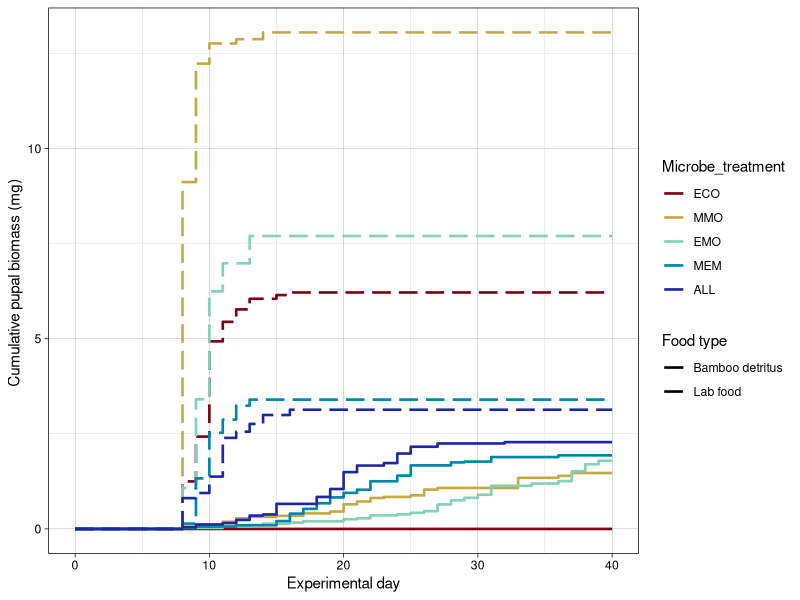
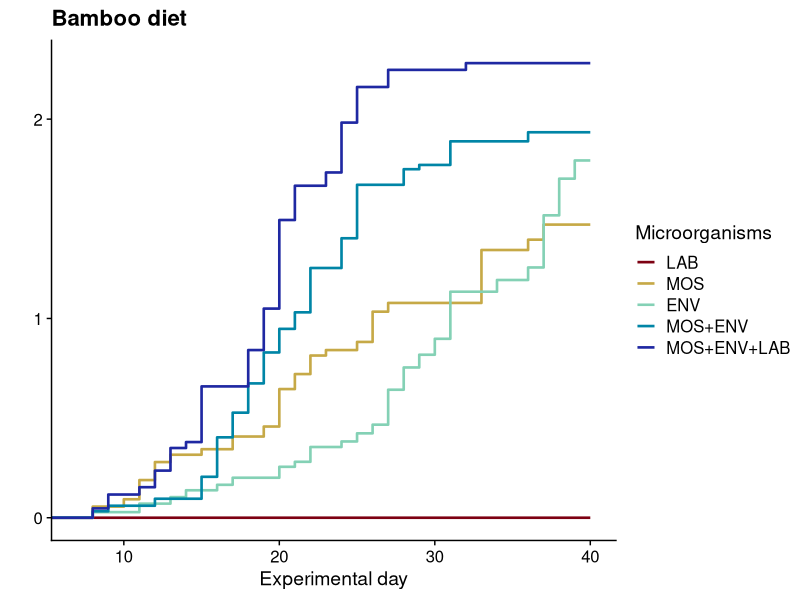
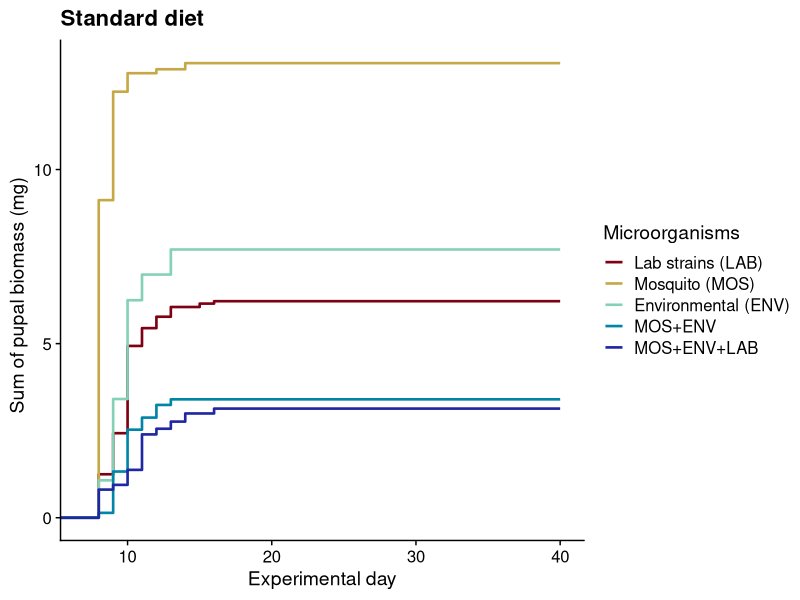
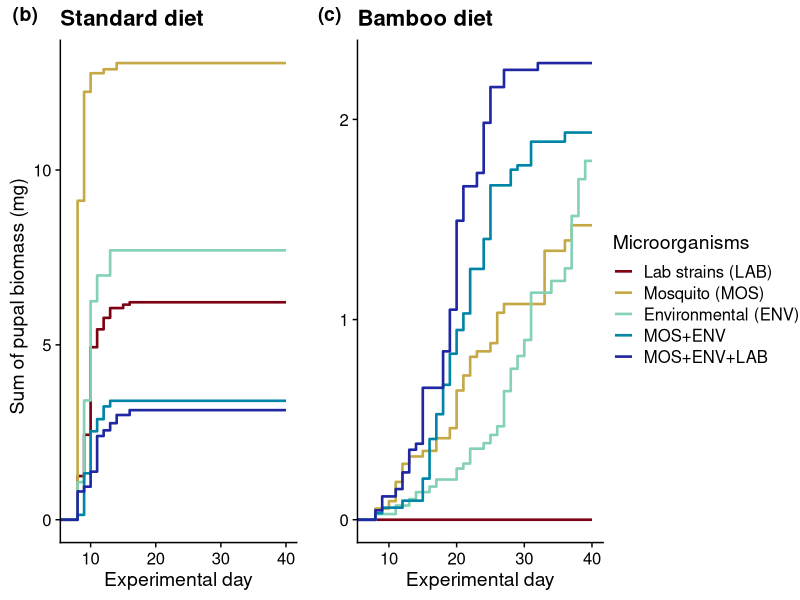
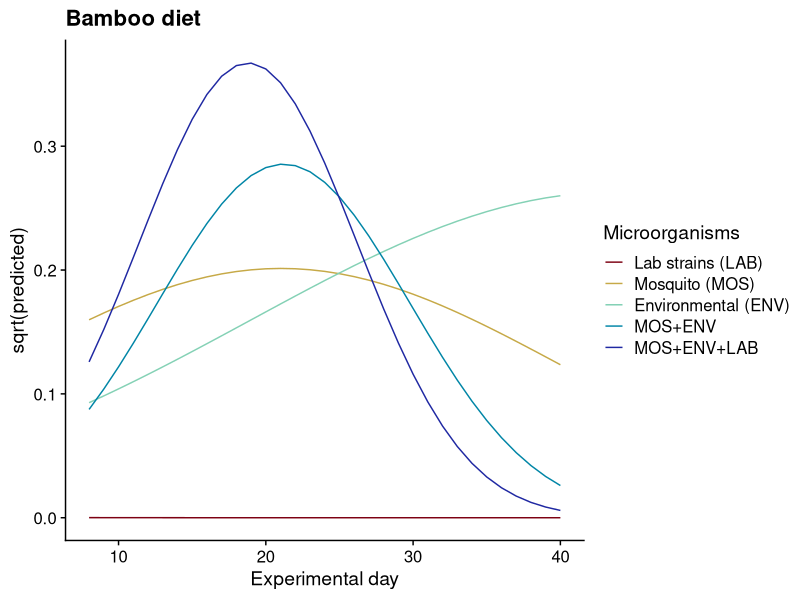
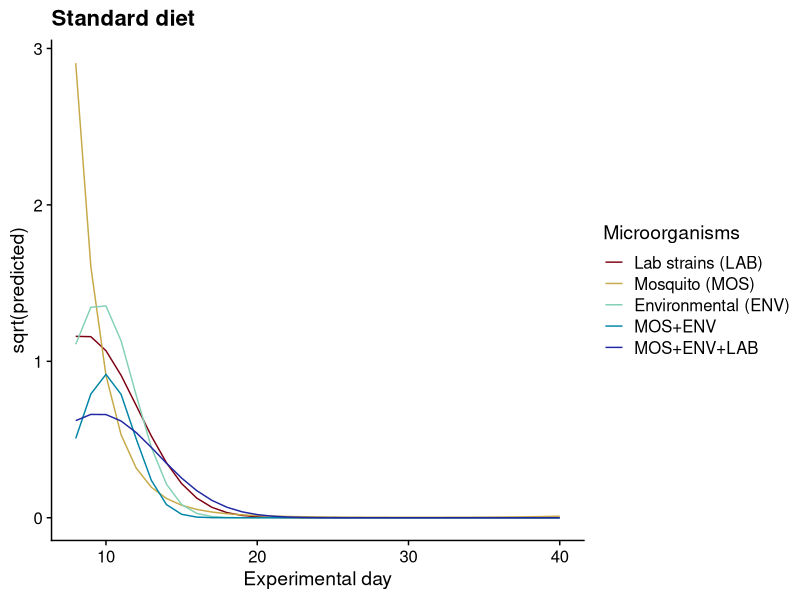
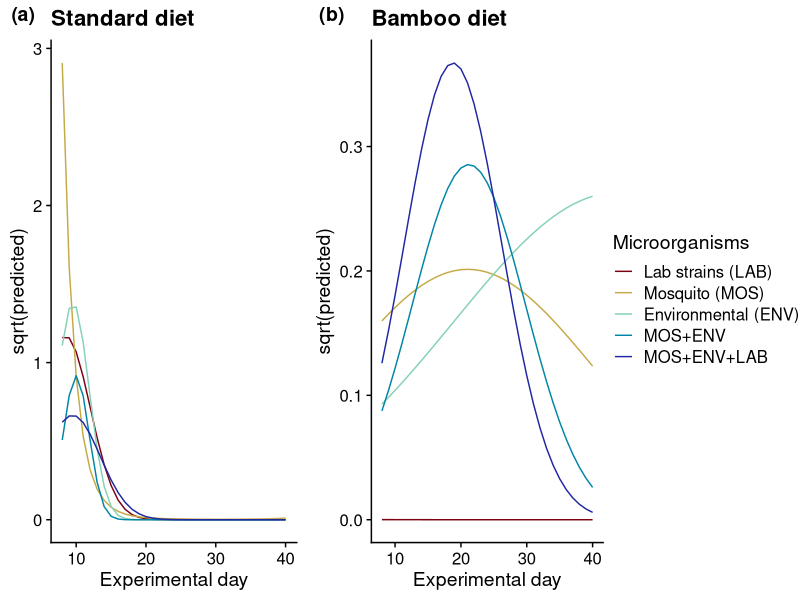

Write R code to recreate these figures, in order.
## ---- chunk 1
library("dplyr")
library("ggplot2")
library("cowplot")

# #install.packages("lubridate")
# library("lubridate")
# #install.packages("Rmisc")
# library("Rmisc")
# #install.packages("coxme")
# library("coxme")
# library("car")
# #install.packages("bbmle")
# library("bbmle")
# #install.packages("emmeans")
# library("emmeans")
# #install.packages("DHARMa")
# library("DHARMa")
# #install.packages("multcomp")
# library("multcomp")
# #install.packages("multcompView")
# library("multcompView")
# library("glmmTMB")
## ---- chunk 2
setwd("~/nicolagk@hawaii.edu - Google Drive/My Drive/Bamboo_mesos/Bamboo_mesos/05.phys_analysis")

pupae.wts <- read.csv("../bamboomesos_pupaeweights.csv")
## ---- chunk 3
##doesn't make sense to compare with the AHK & None_larvae microbe treatments since they only had one mesocosm replicate each, but leaving in for now for interest
#pupae.wts.noahk <- subset(pupae.wts,Microbe_treatment!="AHK")
#pupae.wts.exp <- subset(pupae.wts.noahk,Microbe_treatment!="None_larvae")

#pupae.wts$food.microbe <- paste0(pupae.wts$Food_type,"_",pupae.wts$Microbe_treatment)

pupae.wts$Dry_weightAVG[is.na(pupae.wts$Dry_weightAVG)] <- 0

pupae.wts.sum <- pupae.wts %>%
  dplyr::group_by(Food_type,Microbe_treatment,Exp_day) %>%
  dplyr::summarize(biomass_sum=sum(Dry_weightAVG)) %>%
  dplyr::mutate(biomass_cumsum=cumsum(biomass_sum))

pupae.wts.sum2 <- pupae.wts.sum %>%
  as.data.frame() %>%
  add_row(Food_type="Bamboo",Microbe_treatment="ECO",Exp_day=0,biomass_sum=0,biomass_cumsum=0) %>%
  add_row(Food_type="Bamboo",Microbe_treatment="EMO",Exp_day=0,biomass_sum=0,biomass_cumsum=0) %>%
  add_row(Food_type="Bamboo",Microbe_treatment="MMO",Exp_day=0,biomass_sum=0,biomass_cumsum=0) %>%
  add_row(Food_type="Bamboo",Microbe_treatment="MEM",Exp_day=0,biomass_sum=0,biomass_cumsum=0) %>%
  add_row(Food_type="Bamboo",Microbe_treatment="ALL",Exp_day=0,biomass_sum=0,biomass_cumsum=0) %>%
  add_row(Food_type="Bamboo",Microbe_treatment="AHK",Exp_day=0,biomass_sum=0,biomass_cumsum=0) %>%
  add_row(Food_type="Bamboo",Microbe_treatment="None_larvae",Exp_day=0,biomass_sum=0,biomass_cumsum=0) %>%
  add_row(Food_type="Larval food",Microbe_treatment="ECO",Exp_day=0,biomass_sum=0,biomass_cumsum=0) %>%
  add_row(Food_type="Larval food",Microbe_treatment="EMO",Exp_day=0,biomass_sum=0,biomass_cumsum=0) %>%
  add_row(Food_type="Larval food",Microbe_treatment="MMO",Exp_day=0,biomass_sum=0,biomass_cumsum=0) %>%
  add_row(Food_type="Larval food",Microbe_treatment="MEM",Exp_day=0,biomass_sum=0,biomass_cumsum=0) %>%
  add_row(Food_type="Larval food",Microbe_treatment="ALL",Exp_day=0,biomass_sum=0,biomass_cumsum=0) %>%
  add_row(Food_type="Larval food",Microbe_treatment="AHK",Exp_day=0,biomass_sum=0,biomass_cumsum=0) %>%
  add_row(Food_type="Larval food",Microbe_treatment="None_larvae",Exp_day=0,biomass_sum=0,biomass_cumsum=0) %>%
  add_row(Food_type="Bamboo",Microbe_treatment="ECO",Exp_day=40,biomass_sum=0,biomass_cumsum=0) %>%
  add_row(Food_type="Bamboo",Microbe_treatment="EMO",Exp_day=40,biomass_sum=0,biomass_cumsum=8.963) %>%
  add_row(Food_type="Bamboo",Microbe_treatment="MMO",Exp_day=40,biomass_sum=0,biomass_cumsum=7.355) %>%
  add_row(Food_type="Bamboo",Microbe_treatment="MEM",Exp_day=40,biomass_sum=0,biomass_cumsum=9.671) %>%
  add_row(Food_type="Bamboo",Microbe_treatment="ALL",Exp_day=40,biomass_sum=0,biomass_cumsum=11.406) %>%
  add_row(Food_type="Bamboo",Microbe_treatment="AHK",Exp_day=40,biomass_sum=0,biomass_cumsum=0) %>%
  add_row(Food_type="Bamboo",Microbe_treatment="None_larvae",Exp_day=40,biomass_sum=0,biomass_cumsum=0.197) %>%
  add_row(Food_type="Larval food",Microbe_treatment="ECO",Exp_day=40,biomass_sum=0,biomass_cumsum=31.091) %>%
  add_row(Food_type="Larval food",Microbe_treatment="EMO",Exp_day=40,biomass_sum=0,biomass_cumsum=38.516) %>%
  add_row(Food_type="Larval food",Microbe_treatment="MMO",Exp_day=40,biomass_sum=0,biomass_cumsum=65.280) %>%
  add_row(Food_type="Larval food",Microbe_treatment="MEM",Exp_day=40,biomass_sum=0,biomass_cumsum=17.002) %>%
  add_row(Food_type="Larval food",Microbe_treatment="ALL",Exp_day=40,biomass_sum=0,biomass_cumsum=15.672) %>%
  add_row(Food_type="Larval food",Microbe_treatment="AHK",Exp_day=40,biomass_sum=0,biomass_cumsum=15.548) %>%
  add_row(Food_type="Larval food",Microbe_treatment="None_larvae",Exp_day=40,biomass_sum=0,biomass_cumsum=7.414)

pupae.wts.sum3 <- subset(pupae.wts.sum2,Microbe_treatment!="None_larvae"&Microbe_treatment!="AHK")

pupae.wts.sum3$biomass_cumsum_by5 <- (pupae.wts.sum3$biomass_cumsum)/5

#new.colors <- c("gray60","#D83706","#3B9FFD","#4145AA","black")

pupae.wts.sum3$Microbe_treatment <- factor(pupae.wts.sum3$Microbe_treatment,levels=c("ECO","MMO","EMO","MEM","ALL"))

##Matt versions
#install.packages("extrafont")
# library("extrafont")
# #install.packages("extrafontdb")
# library("extrafontdb")
# font_import()

new.colors <- c("#7D0112","#C6A947","#84D1B5","#0085A6","#1F28A2")

##average by 5
ggplot(pupae.wts.sum3,aes(x=Exp_day,y=biomass_cumsum_by5,color=Microbe_treatment,linetype=Food_type))+
  #geom_vline(xintercept=5,linetype="dotted",alpha=0.5)+
  #geom_vline(xintercept=8,linetype="dotted",alpha=0.5)+
  geom_step(lwd=0.9)+
  #scale_linetype_manual(name="Diet",labels=c("Bamboo","Lab food"),values=c("solid","twodash"))+
  #xlim(0,39)+
  #theme_cowplot()+
  theme_linedraw()+
  xlab("Experimental day")+
  ylab("Cumulative pupal biomass (mg) ")+
  #scale_y_continuous(labels=c("0 mg","5 mg","10 mg","15 mg"))+
  scale_color_manual(values=new.colors)+
  #scale_color_manual(name="Microbes",values=new.colors,labels=c("Marginal microbiome (MM)","Mosquito symbionts only (MS)","Environmental microbes only (EM)","MS+EM","MS+EM+MM"))+
  #theme(text=element_text(family="Calibri"),legend.key.width = unit(1.85, "line"))+
  scale_linetype_manual(values=c("solid","longdash"),name="Food type",labels=c("Bamboo detritus","Lab food"))
  #scale_color_manual(values=c("#7DBA54","#992559","#60eede"),name="Infusion")

#ggsave("pupae.weights.sum.png",width=5,height=3)

##average by 5
pupae.wts.sum3.bamboo <- subset(pupae.wts.sum3,Food_type=="Bamboo")
gg.bamboo <- ggplot(pupae.wts.sum3.bamboo,aes(x=Exp_day,y=biomass_cumsum_by5,color=Microbe_treatment))+
  #geom_vline(xintercept=5,linetype="dotted",alpha=0.5)+
  #geom_vline(xintercept=8,linetype="dotted",alpha=0.5)+
  geom_step(lwd=0.9)+
  #scale_linetype_manual(name="Diet",labels=c("Bamboo","Lab food"),values=c("solid","twodash"))+
  #xlim(0,39)+
  #theme_cowplot()+
  theme_cowplot()+
  xlab("Experimental day")+
  ylab("Cumulative pupal biomass (mg)")+
  scale_y_continuous(breaks=c(0,1,2),labels=c("0","1","2"))+
  #scale_color_manual(values=new.colors)+
  scale_color_manual(name="Microorganisms",values=new.colors,labels=c("LAB","MOS","ENV","MOS+ENV","MOS+ENV+LAB"))+
  #theme(legend.key.width = unit(1.85, "line"))+
  coord_cartesian(xlim=c(7,40))+
  #geom_hline(yintercept=0,lwd=0.9,color="gray60")+
  #scale_linetype_manual(values=c("solid","longdash"),name="Food type",labels=c("Bamboo detritus","Lab food"))+
  #theme(axis.title.y=element_blank())+
  ylab("")+
  ggtitle("Bamboo diet")
  #scale_color_manual(values=c("#7DBA54","#992559","#60eede"),name="Infusion")

gg.bamboo

#ggsave("pupae.weights.sum_bamboo.png",width=5,height=3)

##average by 5
pupae.wts.sum3.labfood <- subset(pupae.wts.sum3,Food_type=="Larval food")
gg.labfood <- ggplot(pupae.wts.sum3.labfood,aes(x=Exp_day,y=biomass_cumsum_by5,color=Microbe_treatment))+
  #geom_vline(xintercept=5,linetype="dotted",alpha=0.5)+
  #geom_vline(xintercept=8,linetype="dotted",alpha=0.5)+
  geom_step(lwd=0.9)+
  #scale_linetype_manual(name="Diet",labels=c("Bamboo","Lab food"),values=c("solid","twodash"))+
  #xlim(0,39)+
  theme_cowplot()+
  #theme_linedraw()+
  xlab("Experimental day")+
  ylab("Sum of pupal biomass (mg)  ")+
  ggtitle("Standard diet")+
  #scale_y_continuous(labels=c("0 mg","5 mg","10 mg","15 mg"))+
  #scale_color_manual(values=new.colors)+
  scale_color_manual(name="Microorganisms",values=new.colors,labels=c("Lab strains (LAB)","Mosquito (MOS)","Environmental (ENV)","MOS+ENV","MOS+ENV+LAB"))+
  #theme(legend.key.width = unit(1.85, "line"))+
  #theme(axis.title.x=element_blank())+
  coord_cartesian(xlim=c(7,40))
  #geom_hline(yintercept=0,lwd=0.9,color="gray60")+
  #scale_linetype_manual(values=c("solid","longdash"),name="Food type",labels=c("Bamboo detritus","Lab food"))
  #scale_color_manual(values=c("#7DBA54","#992559","#60eede"),name="Infusion")
gg.labfood

#ggsave("pupae.weights.sum_labfood.png",width=5,height=3)

library("ggpubr")

ggarrange(gg.labfood,gg.bamboo,common.legend=T,legend="right",labels=c("(b)","(c)"))
#ggsave("facet.diet.pdf",width=8,height=3)

## survival plot stuff I didn't end up using
# install.packages(c("survival", "lubridate", "ggsurvfit", "gtsummary", "tidycmprsk"))
# remotes::install_github("zabore/condsurv")
# remotes::install_github("zabore/ezfun")
# library(gtsummary)
# library(tidycmprsk)
# library(condsurv)

# library(survival)
# #install.packages("ggsurvfit")
# library(ggsurvfit)
# 

# 
# Surv(surv.mq$day, surv.mq$status)[1:10]
# s1 <- survfit(Surv(day,status) ~ 1, data = surv.mq)
# str(s1)
# 
# survfit2(Surv(day,status) ~ 1, data = surv.mq) %>% 
#   ggsurvfit() +
#   labs(
#     x = "Days",
#     y = "Overall survival probability"
#   )+ 
#   add_confidence_interval()
## ---- chunk 4
pupae.wts.meso.sum <- pupae.wts %>%
  dplyr::group_by(Food_type,Microbe_treatment,Mesocosm_id,Exp_day) %>%
  dplyr::summarize(biomass_sum=sum(Dry_weightAVG)) %>%
  dplyr::mutate(biomass_cumsum=cumsum(biomass_sum))

#write.csv(pupae.wts.meso.sum,file="pupae.wts.mesocosm.summed.csv")
## ---- chunk 5
library(plyr)
library(dplyr)
library(tidyr)
## ---- chunk 6
pupae.wts.exp <- subset(pupae.wts,Microbe_treatment=="ECO"|Microbe_treatment=="EMO"|Microbe_treatment=="MMO"|Microbe_treatment=="MEM"|Microbe_treatment=="ALL")
table(pupae.wts.exp$Microbe_treatment)

aggregate(Dry_weightAVG~Exp_day+Mesocosm_id, data=pupae.wts.exp, FUN=sum)

biomass <- with(merge(expand.grid(Exp_day=8:40, Mesocosm_id=unique(pupae.wts.exp$Mesocosm_id), value = 0), pupae.wts.exp, all = TRUE), aggregate(Dry_weightAVG, by=list(Exp_day, Mesocosm_id), FUN=sum))
biomass[is.na(biomass)] <- 0

names(biomass)[1]<-paste("day")
names(biomass)[2]<-paste("mesocosmID")
names(biomass)[3]<-paste("biomass")

pupate <- with(merge(expand.grid(Exp_day=8:40,Mesocosm_id=c(unique(pupae.wts.exp$Mesocosm_id)), value=0), pupae.wts.exp, all=TRUE), aggregate(Pupated, by=(list(Exp_day, Mesocosm_id)), FUN=sum))
pupate[is.na(pupate)] <- 0

names(pupate)[1]<-paste("day")
names(pupate)[2]<-paste("mesocosmID")
names(pupate)[3]<-paste("total.pupation")

masspupated <- cbind(biomass, pupate)
##write.csv(massemerged, "massemerged.csv")

##making a copy so I don't overwrite:
tallydata <- masspupated
#tallydata <- read.csv("massemerged.csv", header=TRUE)
tallydata$diet <- ifelse(grepl("B_", tallydata$mesocosmID), "Bamboo", "Larval")

tallydata$microbe <- substr(tallydata$mesocosmID,3,5)

tallydata$period <- ifelse(tallydata$day<=10, "A", ifelse(tallydata$day<=20, "B", ifelse(tallydata$day<=30, "C", "D")))
                                    
tallydata$factorial <- paste(tallydata$diet, tallydata$microbe)
## ---- chunk 7
#fit statistical models
##GLMMs
library(glmmTMB)

tallydata$microbe<-as.factor(tallydata$microbe)
tallydata$diet<-as.factor(tallydata$diet)
tallydata$rowid<-1:nrow(tallydata)

#compare likelihood using IC between quasipoisson, gaussian, tweedie.
summary(quasinb <- glmmTMB(biomass~diet*microbe*scale(day)+diet*microbe*scale(I(day^2))+(1|mesocosmID), data=tallydata, family=nbinom1))

summary(normie <- glmmTMB(biomass~diet*microbe*scale(day)+diet*microbe*scale(I(day^2))+(1|mesocosmID), data=tallydata, family=gaussian))

summary(tweediem <- glmmTMB(biomass~diet*microbe*scale(day)+diet*microbe*scale(I(day^2))+(1|mesocosmID), data=tallydata, family=tweedie()))

AIC(quasinb)
AIC(normie)
AIC(tweediem)
#tweedie familiy assuming compound Poisson-gamma distribution best fit to these data which makes sense given its a continuous variable with many zeros
#compound Poisson-gamma does a substantially better job at handling random intercept
###quadratic temporal mixed models
## ---- chunk 8
summary(tweediefit1 <- glmmTMB(biomass~diet*microbe*scale(day)+diet*microbe*scale(I(day^2))+(1|mesocosmID), data=tallydata, family=tweedie()))
summary(tweediefit2 <- glmmTMB(biomass~diet*microbe+diet*scale(day)+diet*scale(I(day^2))+microbe*scale(day)+microbe*scale(I(day^2))+(1|mesocosmID), data=tallydata, family=tweedie()))
anova(tweediefit1,tweediefit2)
sigma(tweediefit1)
family_params(tweediefit1)
family_params(tweediefit2)
#p=4.969e-05, full three-order quadratic model more likely than second order model 
###global test of the central hypothesis that the
###quadratic pattern of pupal biomass generation over time
###is dependent on an interaction between detritus type and microbe treatment
## ---- chunk 9
#newdata <- cbind(tallydata$microbe, tallydata$diet, tallydata$day)
#colnames(newdata)<- c("microbe","diet","day")
library(ggeffects)

new.colors <- c("#7D0112","#C6A947","#84D1B5","#0085A6","#1F28A2")

#visualize model
predict <- ggpredict(tweediefit1, terms=c("microbe", "diet", "day[all]"), type="fixed")

predictbamboo <- subset(predict, group=="Bamboo")

predictbamboo$x <- factor(predictbamboo$x,levels=c("ECO","MMO","EMO","MEM","ALL"))
predictbamboo$facet <- as.numeric(as.character(predictbamboo$facet))

ggpred.bamboo <- ggplot(predictbamboo, aes(x=facet, y=sqrt(predicted), group=x))+
  geom_line(aes(color=x))+
  scale_x_continuous(limits=c(8,40))+
  theme_cowplot()+
  scale_color_manual(name="Microorganisms",values=new.colors,labels=c("Lab strains (LAB)","Mosquito (MOS)","Environmental (ENV)","MOS+ENV","MOS+ENV+LAB"))+
  xlab("Experimental day")+
  ggtitle("Bamboo diet")
ggpred.bamboo

predictlarval <- subset(predict, group=="Larval")

predictlarval$x <- factor(predictlarval$x,levels=c("ECO","MMO","EMO","MEM","ALL"))
predictlarval$facet <- as.numeric(as.character(predictlarval$facet))

ggpred.larval <- ggplot(predictlarval, aes(x=facet, y=sqrt(predicted), group=x))+
  geom_line(aes(color=x))+
  scale_x_continuous(limits=c(8,40))+
  theme_cowplot()+
  scale_color_manual(name="Microorganisms",values=new.colors,labels=c("Lab strains (LAB)","Mosquito (MOS)","Environmental (ENV)","MOS+ENV","MOS+ENV+LAB"))+
  xlab("Experimental day")+
  ggtitle("Standard diet")
ggpred.larval

library("ggpubr")
ggarrange(ggpred.larval,ggpred.bamboo,labels=c("(a)","(b)"),common.legend=T,legend="right")
#ggsave("facet.diet.rate.pdf",width=8,height=3)
#ggsave("facet.diet.rate.png",width=8,height=3)
## ---- chunk 10
##diet sub-models to visualize the effects in the global model
#bamboo detritus
bamboo <- subset(tallydata, diet=="Bamboo")
summary(bamtweediefit1 <- glmmTMB(biomass~microbe*scale(day)+microbe*scale(I(day^2))+(1|mesocosmID), data=bamboo, family=tweedie()))

summary(bamtweediefit2 <- glmmTMB(biomass~microbe+scale(day)+scale(I(day^2))+(1|mesocosmID), data=bamboo, family=tweedie()))
anova(bamtweediefit1,bamtweediefit2) ##sig***

bamboo$microbe <- relevel(bamboo$microbe, ref="MMO")
summary(bamtweediefit1 <- glmmTMB(biomass~microbe*scale(day)+microbe*scale(I(day^2))+(1|mesocosmID), data=bamboo, family=tweedie()))

bamboo$microbe<-relevel(bamboo$microbe, ref="ALL")
summary(bamtweediefit1 <- glmmTMB(biomass~microbe*scale(day)+microbe*scale(I(day^2))+(1|mesocosmID), data=bamboo, family=tweedie()))

bamboo$microbe<-relevel(bamboo$microbe, ref="MEM")
summary(bamtweediefit1 <- glmmTMB(biomass~microbe*scale(day)+microbe*scale(I(day^2))+(1|mesocosmID), data=bamboo, family=tweedie()))

bamboo$microbe<-relevel(bamboo$microbe, ref="EMO")
summary(bamtweediefit1 <- glmmTMB(biomass~microbe*scale(day)+microbe*scale(I(day^2))+(1|mesocosmID), data=bamboo, family=tweedie()))
## ---- chunk 11
larval <- subset(tallydata, diet=="Larval")

larval$microbe <- relevel(larval$microbe, ref="MMO")

summary(lartweediefit1 <- glmmTMB(biomass~microbe*scale(day)+microbe*scale(I(day^2))+(1|mesocosmID), data=larval, family=tweedie()))

summary(lartweediefit2 <- glmmTMB(biomass~microbe+scale(day)+scale(I(day^2))+(1|mesocosmID), data=larval, family=tweedie()))

anova(lartweediefit1,lartweediefit2)

larval$microbe <- relevel(larval$microbe, ref="EMO")

summary(lartweediefit1 <- glmmTMB(biomass~microbe*scale(day)+microbe*scale(I(day^2))+(1|mesocosmID), data=larval, family=tweedie()))

larval$microbe <- relevel(larval$microbe, ref="MEM")

summary(lartweediefit1 <- glmmTMB(biomass~microbe*scale(day)+microbe*scale(I(day^2))+(1|mesocosmID), data=larval, family=tweedie()))
## ---- chunk 12
sessionInfo()
